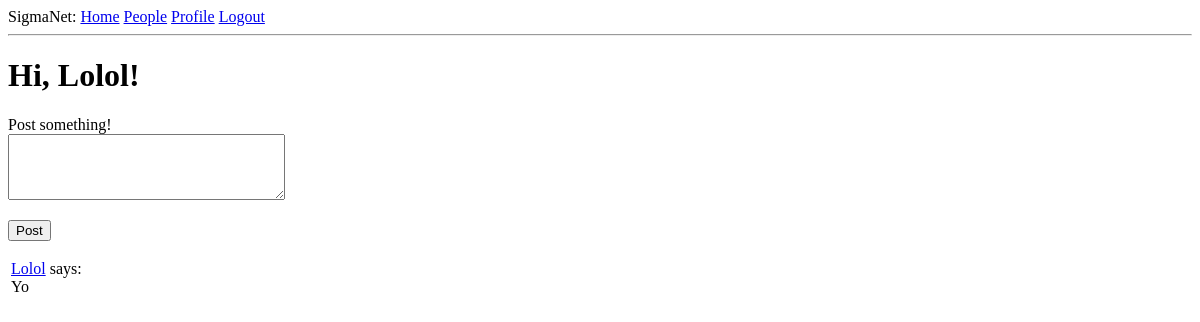
Page /index (signed in) on the earlier database version.
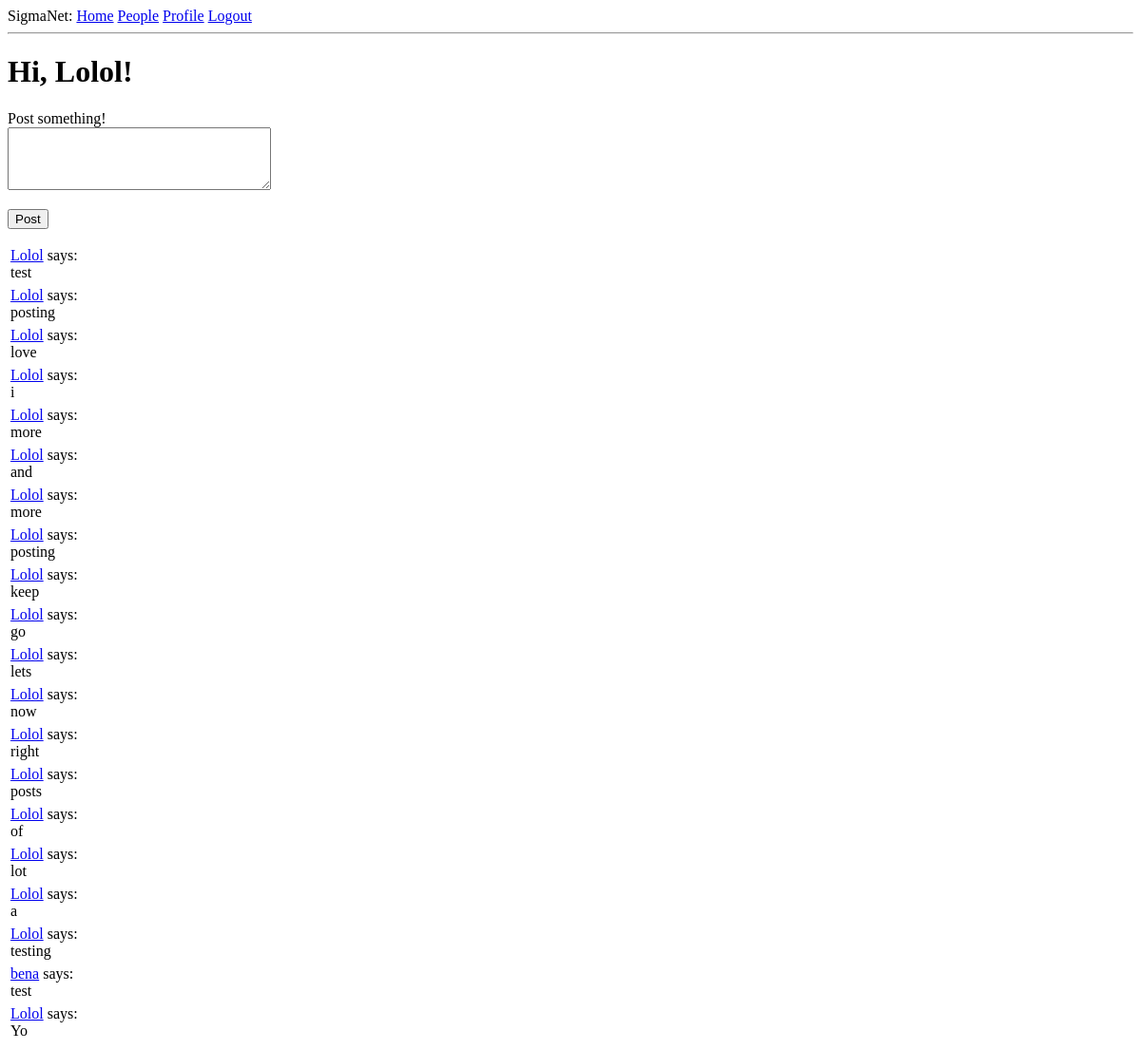
Same page on the later database version.
### app/models.py (models this page shows, shortened)
class User(UserMixin, db.Model):
    id = db.Column(db.Integer, primary_key=True)
    username = db.Column(db.String(64), index=True, unique=True)
    email = db.Column(db.String(120), index=True, unique=True)
    password_hash = db.Column(db.String(128))
    posts = db.relationship('Post', backref='author', lazy='dynamic')
    about_me = db.Column(db.String(140))

class Post(db.Model):
    id = db.Column(db.Integer, primary_key=True)
    body = db.Column(db.String(140))
    timestamp = db.Column(db.DateTime, index=True, default=datetime.utcnow)
    user_id = db.Column(db.Integer, db.ForeignKey('user.id'))

### app/routes.py (the view)
@app.route('/', methods=['GET', 'POST'])
@app.route('/index', methods=['GET', 'POST'])
@login_required
def index():
    form = PostForm()
    if form.validate_on_submit():
        post = Post(body=form.post.data, author=current_user)
        db.session.add(post)
        db.session.commit()
        flash('Your post is now posted!')
        return redirect(url_for('index'))
    posts = Post.query.order_by(Post.timestamp.desc())
    return render_template('index.html', title='Home', form=form, posts=posts)

### app/forms.py
class PostForm(FlaskForm):
    post = TextAreaField('Post something!', validators=[
                         DataRequired(), Length(min=1, max=140)])
    submit = SubmitField('Post')

### app/models.py (called while the page is built)
@login.user_loader
def load_user(id):
    return User.query.get(int(id))

### app/templates/index.html (shortened to what this page needs)
{% extends "base.html" %}
{% block content %}
    <h1>Hi, {{ current_user.username }}!</h1>
	{% if form %}
	<form action="" method="post">
		<p>
			{{ form.post.label }}<br>
			{{ form.post(cols=32, rows=4) }}<br>
		</p>
		<p>{{ form.submit() }}</p>
	</form>
	{% endif %}
    {% for post in posts %}
		{% include '_post.html' %}
	{% endfor %}
{% endblock %}

### app/templates/base.html (shortened to what this page needs)
<!doctype html>
<html>
	<head>
	</head>
	<body>
		<div>
			SigmaNet:
			<a href="{{ url_for('index') }}">Home</a>
			<a href="{{ url_for('explore') }}">People</a>
			{% if current_user.is_anonymous %}
			<a href="{{ url_for('login') }}">Login</a>
			{% else %}
			<a href="{{ url_for('user', username=current_user.username) }}">Profile</a>
			<a href="{{ url_for('logout') }}">Logout</a>
			{% endif %}
		</div>
		<hr>
		{% block content %}{% endblock %}
	</body>
</html>

### app/templates/_post.html
<table>
	<tr valign="top">
		<td><a href="{{ url_for('user', username=post.author.username) }}">{{ post.author.username }}</a> says:<br>{{ post.body }}</td>
	</tr>
</table>

Differences in the rows shown:
added Post: author.username "Lolol", body "test"
added Post: author.username "Lolol", body "posting"
added Post: author.username "Lolol", body "love"
added Post: author.username "Lolol", body "i"
added Post: author.username "Lolol", body "more"
added Post: author.username "Lolol", body "and"
added Post: author.username "Lolol", body "more"
added Post: author.username "Lolol", body "posting"
added Post: author.username "Lolol", body "keep"
added Post: author.username "Lolol", body "go"
added Post: author.username "Lolol", body "lets"
added Post: author.username "Lolol", body "now"
added Post: author.username "Lolol", body "right"
added Post: author.username "Lolol", body "posts"
added Post: author.username "Lolol", body "of"
added Post: author.username "Lolol", body "lot"
added Post: author.username "Lolol", body "a"
added Post: author.username "Lolol", body "testing"
added Post: author.username "bena", body "test"
